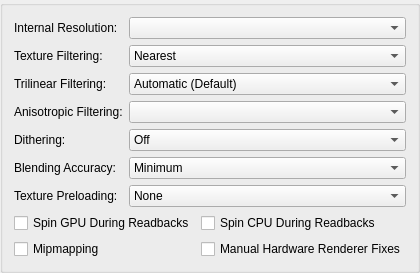
     <widget class="QGroupBox" name="hardwareRenderingTab">
      <attribute name="title">
       <string>Rendering</string>
      </attribute>
      <layout class="QFormLayout" name="formLayout_4">
       <item row="0" column="0">
        <widget class="QLabel" name="internalResLabel">
         <property name="text">
          <string>Internal Resolution:</string>
         </property>
        </widget>
       </item>
       <item row="0" column="1">
        <widget class="QComboBox" name="upscaleMultiplier"/>
       </item>
       <item row="2" column="0">
        <widget class="QLabel" name="textureFilteringLabel">
         <property name="text">
          <string>Texture Filtering:</string>
         </property>
        </widget>
       </item>
       <item row="2" column="1">
        <widget class="QComboBox" name="textureFiltering">
         <item>
          <property name="text">
           <string>Nearest</string>
          </property>
         </item>
         <item>
          <property name="text">
           <string>Bilinear (Forced)</string>
          </property>
         </item>
         <item>
          <property name="text">
           <string>Bilinear (PS2)</string>
          </property>
         </item>
         <item>
          <property name="text">
           <string>Bilinear (Forced excluding sprite)</string>
          </property>
         </item>
        </widget>
       </item>
       <item row="3" column="0">
        <widget class="QLabel" name="trilinearFilterLabel">
         <property name="text">
          <string>Trilinear Filtering:</string>
         </property>
        </widget>
       </item>
       <item row="3" column="1">
        <widget class="QComboBox" name="trilinearFiltering">
         <item>
          <property name="text">
           <string>Automatic (Default)</string>
          </property>
         </item>
         <item>
          <property name="text">
           <string>Off (None)</string>
          </property>
         </item>
         <item>
          <property name="text">
           <string>Trilinear (PS2)</string>
          </property>
         </item>
         <item>
          <property name="text">
           <string>Trilinear (Forced)</string>
          </property>
         </item>
        </widget>
       </item>
       <item row="4" column="0">
        <widget class="QLabel" name="anisotropicFilteringLabel">
         <property name="text">
          <string>Anisotropic Filtering:</string>
         </property>
        </widget>
       </item>
       <item row="4" column="1">
        <widget class="QComboBox" name="anisotropicFiltering"/>
       </item>
       <item row="5" column="0">
        <widget class="QLabel" name="ditheringLabel">
         <property name="text">
          <string>Dithering:</string>
         </property>
        </widget>
       </item>
       <item row="5" column="1">
        <widget class="QComboBox" name="dithering">
         <item>
          <property name="text">
           <string>Off</string>
          </property>
         </item>
         <item>
          <property name="text">
           <string>Scaled</string>
          </property>
         </item>
         <item>
          <property name="text">
           <string>Unscaled (Default)</string>
          </property>
         </item>
         <item>
          <property name="text">
           <string>Force 32bit</string>
          </property>
         </item>
        </widget>
       </item>
       <item row="6" column="0">
        <widget class="QLabel" name="blendingLabel">
         <property name="text">
          <string>Blending Accuracy:</string>
         </property>
        </widget>
       </item>
       <item row="6" column="1">
        <widget class="QComboBox" name="blending">
         <item>
          <property name="text">
           <string>Minimum</string>
          </property>
         </item>
         <item>
          <property name="text">
           <string>Basic (Recommended)</string>
          </property>
         </item>
         <item>
          <property name="text">
           <string>Medium</string>
          </property>
         </item>
         <item>
          <property name="text">
           <string>High</string>
          </property>
         </item>
         <item>
          <property name="text">
           <string>Full (Slow)</string>
          </property>
         </item>
         <item>
          <property name="text">
           <string>Maximum (Very Slow)</string>
          </property>
         </item>
        </widget>
       </item>
       <item row="7" column="0">
        <widget class="QLabel" name="texturePreloadingLabel">
         <property name="text">
          <string>Texture Preloading:</string>
         </property>
        </widget>
       </item>
       <item row="7" column="1">
        <widget class="QComboBox" name="texturePreloading">
         <item>
          <property name="text">
           <string>None</string>
          </property>
         </item>
         <item>
          <property name="text">
           <string>Partial</string>
          </property>
         </item>
         <item>
          <property name="text">
           <string>Full (Hash Cache)</string>
          </property>
         </item>
        </widget>
       </item>
       <item row="8" column="0" colspan="2">
        <layout class="QGridLayout" name="hardwareRenderingOptionsLayout">
         <item row="0" column="0">
          <widget class="QCheckBox" name="spinGPUDuringReadbacks">
           <property name="text">
            <string>Spin GPU During Readbacks</string>
           </property>
          </widget>
         </item>
         <item row="1" column="0">
          <widget class="QCheckBox" name="mipmapping">
           <property name="text">
            <string>Mipmapping</string>
           </property>
          </widget>
         </item>
         <item row="0" column="1">
          <widget class="QCheckBox" name="spinCPUDuringReadbacks">
           <property name="text">
            <string>Spin CPU During Readbacks</string>
           </property>
          </widget>
         </item>
         <item row="1" column="1">
          <widget class="QCheckBox" name="enableHWFixes">
           <property name="text">
            <string>Manual Hardware Renderer Fixes</string>
           </property>
          </widget>
         </item>
        </layout>
       </item>
      </layout>
     </widget>
